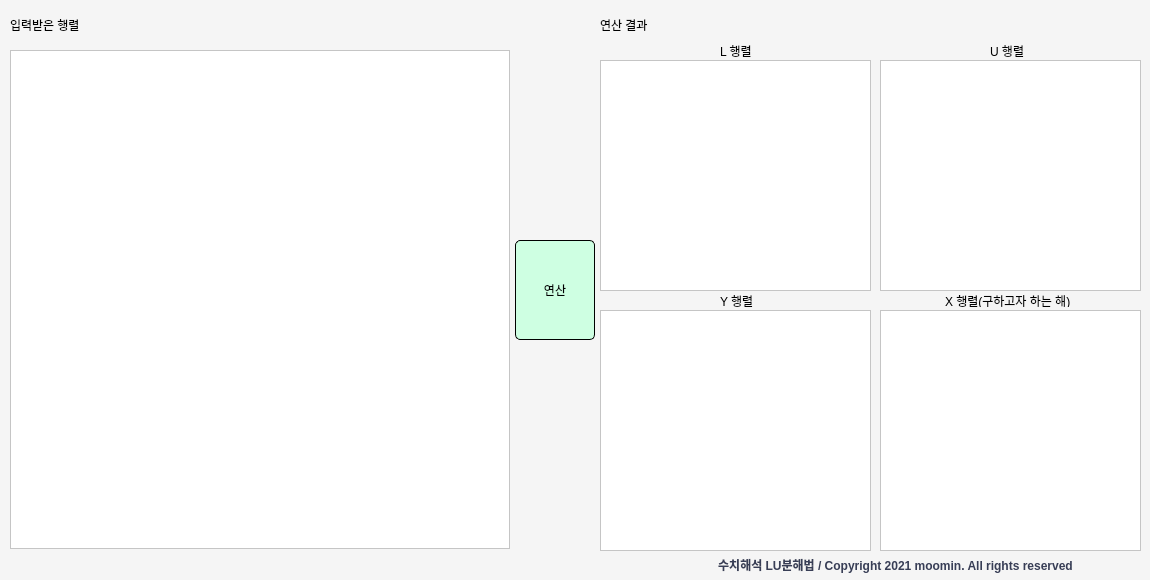
<?xml version="1.0" encoding="UTF-8"?>
<ui version="4.0">
 <class>LU</class>
 <widget class="QDialog" name="LU">
  <property name="geometry">
   <rect>
    <x>0</x>
    <y>0</y>
    <width>1150</width>
    <height>580</height>
   </rect>
  </property>
  <property name="sizePolicy">
   <sizepolicy hsizetype="Fixed" vsizetype="Fixed">
    <horstretch>0</horstretch>
    <verstretch>0</verstretch>
   </sizepolicy>
  </property>
  <property name="minimumSize">
   <size>
    <width>1150</width>
    <height>580</height>
   </size>
  </property>
  <property name="maximumSize">
   <size>
    <width>1150</width>
    <height>580</height>
   </size>
  </property>
  <property name="windowTitle">
   <string>LU_분해법_박무진_1724560</string>
  </property>
  <property name="styleSheet">
   <string notr="true">background-color: rgb(245, 245, 245);
</string>
  </property>
  <property name="sizeGripEnabled">
   <bool>false</bool>
  </property>
  <widget class="QPushButton" name="startBtn">
   <property name="geometry">
    <rect>
     <x>515</x>
     <y>240</y>
     <width>80</width>
     <height>100</height>
    </rect>
   </property>
   <property name="styleSheet">
    <string notr="true">background-color: rgb(206, 255, 226);
font: 14pt &quot;Agency FB&quot;;
border-radius: 5px;
border: 1px solid black;
</string>
   </property>
   <property name="text">
    <string>연산</string>
   </property>
  </widget>
  <widget class="QTextEdit" name="inputBox">
   <property name="geometry">
    <rect>
     <x>10</x>
     <y>50</y>
     <width>500</width>
     <height>499</height>
    </rect>
   </property>
   <property name="styleSheet">
    <string notr="true">background-color: white;</string>
   </property>
   <property name="readOnly">
    <bool>true</bool>
   </property>
  </widget>
  <widget class="QLabel" name="label">
   <property name="geometry">
    <rect>
     <x>10</x>
     <y>10</y>
     <width>171</width>
     <height>30</height>
    </rect>
   </property>
   <property name="styleSheet">
    <string notr="true">font: 20pt &quot;Agency FB&quot;;</string>
   </property>
   <property name="text">
    <string>입력받은 행렬</string>
   </property>
  </widget>
  <widget class="QTextEdit" name="matrixLBox">
   <property name="geometry">
    <rect>
     <x>600</x>
     <y>60</y>
     <width>271</width>
     <height>231</height>
    </rect>
   </property>
   <property name="styleSheet">
    <string notr="true">background-color: white;</string>
   </property>
   <property name="readOnly">
    <bool>true</bool>
   </property>
  </widget>
  <widget class="QLabel" name="label_3">
   <property name="geometry">
    <rect>
     <x>690</x>
     <y>550</y>
     <width>411</width>
     <height>30</height>
    </rect>
   </property>
   <property name="styleSheet">
    <string notr="true">font: 9pt &quot;맑은 고딕&quot;;
color: #383e56;
font-weight: 700;</string>
   </property>
   <property name="text">
    <string>수치해석 LU분해법 / Copyright 2021 moomin. All rights reserved</string>
   </property>
   <property name="alignment">
    <set>Qt::AlignCenter</set>
   </property>
  </widget>
  <widget class="QLabel" name="label_4">
   <property name="geometry">
    <rect>
     <x>600</x>
     <y>10</y>
     <width>121</width>
     <height>30</height>
    </rect>
   </property>
   <property name="styleSheet">
    <string notr="true">font: 20pt &quot;Agency FB&quot;;</string>
   </property>
   <property name="text">
    <string>연산 결과</string>
   </property>
  </widget>
  <widget class="QTextEdit" name="matrixUBox">
   <property name="geometry">
    <rect>
     <x>880</x>
     <y>60</y>
     <width>261</width>
     <height>231</height>
    </rect>
   </property>
   <property name="styleSheet">
    <string notr="true">background-color: white;</string>
   </property>
   <property name="readOnly">
    <bool>true</bool>
   </property>
  </widget>
  <widget class="QTextEdit" name="matrixYBox">
   <property name="geometry">
    <rect>
     <x>600</x>
     <y>310</y>
     <width>271</width>
     <height>241</height>
    </rect>
   </property>
   <property name="styleSheet">
    <string notr="true">background-color: white;</string>
   </property>
   <property name="readOnly">
    <bool>true</bool>
   </property>
  </widget>
  <widget class="QTextEdit" name="matrixXBox">
   <property name="geometry">
    <rect>
     <x>880</x>
     <y>310</y>
     <width>261</width>
     <height>241</height>
    </rect>
   </property>
   <property name="styleSheet">
    <string notr="true">background-color: white;</string>
   </property>
   <property name="readOnly">
    <bool>true</bool>
   </property>
  </widget>
  <widget class="QLabel" name="label_2">
   <property name="geometry">
    <rect>
     <x>720</x>
     <y>45</y>
     <width>56</width>
     <height>12</height>
    </rect>
   </property>
   <property name="text">
    <string>L 행렬</string>
   </property>
  </widget>
  <widget class="QLabel" name="label_5">
   <property name="geometry">
    <rect>
     <x>990</x>
     <y>45</y>
     <width>56</width>
     <height>12</height>
    </rect>
   </property>
   <property name="text">
    <string>U 행렬</string>
   </property>
  </widget>
  <widget class="QLabel" name="label_6">
   <property name="geometry">
    <rect>
     <x>720</x>
     <y>295</y>
     <width>56</width>
     <height>12</height>
    </rect>
   </property>
   <property name="text">
    <string>Y 행렬</string>
   </property>
  </widget>
  <widget class="QLabel" name="label_7">
   <property name="geometry">
    <rect>
     <x>945</x>
     <y>295</y>
     <width>141</width>
     <height>12</height>
    </rect>
   </property>
   <property name="text">
    <string>X 행렬(구하고자 하는 해)</string>
   </property>
  </widget>
 </widget>
 <resources/>
 <connections/>
</ui>
